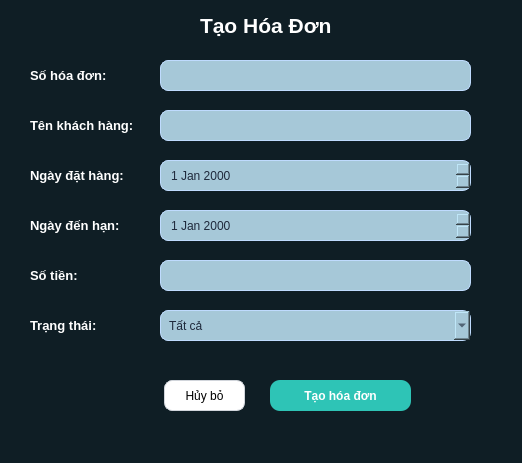
<?xml version="1.0" encoding="UTF-8"?>
<ui version="4.0">
 <class>Dialog</class>
 <widget class="QDialog" name="Dialog">
  <property name="geometry">
   <rect>
    <x>0</x>
    <y>0</y>
    <width>522</width>
    <height>463</height>
   </rect>
  </property>
  <property name="windowTitle">
   <string>Dialog</string>
  </property>
  <property name="styleSheet">
   <string notr="true">background-color: #0F1E25;</string>
  </property>
  <widget class="QLabel" name="lb_thd">
   <property name="geometry">
    <rect>
     <x>200</x>
     <y>10</y>
     <width>151</width>
     <height>31</height>
    </rect>
   </property>
   <property name="font">
    <font>
     <family>Arial</family>
     <weight>50</weight>
     <bold>false</bold>
    </font>
   </property>
   <property name="styleSheet">
    <string notr="true">color: white;</string>
   </property>
   <property name="text">
    <string>&lt;html&gt;&lt;head/&gt;&lt;body&gt;&lt;p&gt;&lt;span style=&quot; font-size:16pt; font-weight:600;&quot;&gt;Tạo Hóa Đơn&lt;/span&gt;&lt;/p&gt;&lt;/body&gt;&lt;/html&gt;</string>
   </property>
  </widget>
  <widget class="QLabel" name="lb_shd">
   <property name="geometry">
    <rect>
     <x>30</x>
     <y>60</y>
     <width>121</width>
     <height>31</height>
    </rect>
   </property>
   <property name="font">
    <font>
     <family>Arial</family>
     <weight>50</weight>
     <bold>false</bold>
    </font>
   </property>
   <property name="styleSheet">
    <string notr="true">color: white;</string>
   </property>
   <property name="text">
    <string>&lt;html&gt;&lt;head/&gt;&lt;body&gt;&lt;p&gt;&lt;span style=&quot; font-size:10pt; font-weight:600;&quot;&gt;Số hóa đơn:&lt;/span&gt;&lt;/p&gt;&lt;/body&gt;&lt;/html&gt;</string>
   </property>
  </widget>
  <widget class="QLabel" name="lb_tkh">
   <property name="geometry">
    <rect>
     <x>30</x>
     <y>110</y>
     <width>121</width>
     <height>31</height>
    </rect>
   </property>
   <property name="font">
    <font>
     <family>Arial</family>
     <weight>50</weight>
     <bold>false</bold>
    </font>
   </property>
   <property name="styleSheet">
    <string notr="true">color: white;</string>
   </property>
   <property name="text">
    <string>&lt;html&gt;&lt;head/&gt;&lt;body&gt;&lt;p&gt;&lt;span style=&quot; font-size:10pt; font-weight:600;&quot;&gt;Tên khách hàng:&lt;/span&gt;&lt;/p&gt;&lt;/body&gt;&lt;/html&gt;</string>
   </property>
  </widget>
  <widget class="QLabel" name="lb_ndathang">
   <property name="geometry">
    <rect>
     <x>30</x>
     <y>160</y>
     <width>211</width>
     <height>31</height>
    </rect>
   </property>
   <property name="font">
    <font>
     <family>Arial</family>
     <weight>50</weight>
     <bold>false</bold>
    </font>
   </property>
   <property name="styleSheet">
    <string notr="true">color: white;</string>
   </property>
   <property name="text">
    <string>&lt;html&gt;&lt;head/&gt;&lt;body&gt;&lt;p&gt;&lt;span style=&quot; font-size:10pt; font-weight:600;&quot;&gt;Ngày đặt hàng:&lt;/span&gt;&lt;/p&gt;&lt;/body&gt;&lt;/html&gt;</string>
   </property>
  </widget>
  <widget class="QDateEdit" name="de_ndathang">
   <property name="geometry">
    <rect>
     <x>160</x>
     <y>160</y>
     <width>311</width>
     <height>31</height>
    </rect>
   </property>
   <property name="font">
    <font>
     <family>Arial</family>
    </font>
   </property>
   <property name="styleSheet">
    <string notr="true">QDateEdit{
    background-color: #A6C8D8;
    border: 1px solid #bfdbfe;
    border-radius: 8px;
    padding: 4px 8px;
    color: #1e293b;
}

QDateEdit:hover{
    border: 1px solid #60a5fa;
}

QDateEdit::drop-down{
    border: none;
}

QDateEdit::down-arrow{
    image: none;
}</string>
   </property>
  </widget>
  <widget class="QLabel" name="lb_ndenhan">
   <property name="geometry">
    <rect>
     <x>30</x>
     <y>210</y>
     <width>121</width>
     <height>31</height>
    </rect>
   </property>
   <property name="font">
    <font>
     <family>Arial</family>
     <weight>50</weight>
     <bold>false</bold>
    </font>
   </property>
   <property name="styleSheet">
    <string notr="true">color: white;</string>
   </property>
   <property name="text">
    <string>&lt;html&gt;&lt;head/&gt;&lt;body&gt;&lt;p&gt;&lt;span style=&quot; font-size:10pt; font-weight:600;&quot;&gt;Ngày đến hạn:&lt;/span&gt;&lt;/p&gt;&lt;/body&gt;&lt;/html&gt;</string>
   </property>
  </widget>
  <widget class="QPushButton" name="pb_hb">
   <property name="geometry">
    <rect>
     <x>164</x>
     <y>380</y>
     <width>81</width>
     <height>31</height>
    </rect>
   </property>
   <property name="font">
    <font>
     <family>Arial</family>
    </font>
   </property>
   <property name="styleSheet">
    <string notr="true">QPushButton{
    background-color: white;
    color: black;
    border: 1px solid #d1d5db;
    border-radius: 8px;
    padding: 6px 14px;
}

QPushButton:hover{
    background-color: #f3f4f6;
}

QPushButton:pressed{
    background-color: #e5e7eb;
}</string>
   </property>
   <property name="text">
    <string>Hủy bỏ</string>
   </property>
  </widget>
  <widget class="QPushButton" name="pb_thd">
   <property name="geometry">
    <rect>
     <x>270</x>
     <y>380</y>
     <width>141</width>
     <height>31</height>
    </rect>
   </property>
   <property name="font">
    <font>
     <family>Arial</family>
     <weight>75</weight>
     <bold>true</bold>
    </font>
   </property>
   <property name="styleSheet">
    <string notr="true">QPushButton{
    background-color: #2EC4B6;
    color: white;
    border: none;
    border-radius: 10px;
    padding: 6px 16px;
    font-weight: 600;
}

QPushButton:hover{
    background-color: #0ea5a4;
}

QPushButton:pressed{
    background-color: #0d9488;
}</string>
   </property>
   <property name="text">
    <string>Tạo hóa đơn</string>
   </property>
  </widget>
  <widget class="QDateEdit" name="de_ndenhan">
   <property name="geometry">
    <rect>
     <x>160</x>
     <y>210</y>
     <width>311</width>
     <height>31</height>
    </rect>
   </property>
   <property name="font">
    <font>
     <family>Arial</family>
    </font>
   </property>
   <property name="styleSheet">
    <string notr="true">QDateEdit{
    background-color: #A6C8D8;
    border: 1px solid #bfdbfe;
    border-radius: 8px;
    padding: 4px 8px;
    color: #1e293b;
}

QDateEdit:hover{
    border: 1px solid #60a5fa;
}

QDateEdit::drop-down{
    border: none;
}

QDateEdit::down-arrow{
    image: none;
}</string>
   </property>
  </widget>
  <widget class="QLabel" name="lb_st">
   <property name="geometry">
    <rect>
     <x>30</x>
     <y>260</y>
     <width>121</width>
     <height>31</height>
    </rect>
   </property>
   <property name="font">
    <font>
     <family>Arial</family>
     <weight>50</weight>
     <bold>false</bold>
    </font>
   </property>
   <property name="styleSheet">
    <string notr="true">color: white;</string>
   </property>
   <property name="text">
    <string>&lt;html&gt;&lt;head/&gt;&lt;body&gt;&lt;p&gt;&lt;span style=&quot; font-size:10pt; font-weight:600;&quot;&gt;Số tiền:&lt;/span&gt;&lt;/p&gt;&lt;/body&gt;&lt;/html&gt;</string>
   </property>
  </widget>
  <widget class="QLabel" name="lb_tt">
   <property name="geometry">
    <rect>
     <x>30</x>
     <y>310</y>
     <width>121</width>
     <height>31</height>
    </rect>
   </property>
   <property name="font">
    <font>
     <family>Arial</family>
     <weight>50</weight>
     <bold>false</bold>
    </font>
   </property>
   <property name="styleSheet">
    <string notr="true">color: white;</string>
   </property>
   <property name="text">
    <string>&lt;html&gt;&lt;head/&gt;&lt;body&gt;&lt;p&gt;&lt;span style=&quot; font-size:10pt; font-weight:600;&quot;&gt;Trạng thái:&lt;/span&gt;&lt;/p&gt;&lt;/body&gt;&lt;/html&gt;</string>
   </property>
  </widget>
  <widget class="QComboBox" name="cb_tt">
   <property name="geometry">
    <rect>
     <x>160</x>
     <y>310</y>
     <width>311</width>
     <height>31</height>
    </rect>
   </property>
   <property name="font">
    <font>
     <family>Arial</family>
     <weight>50</weight>
     <bold>false</bold>
    </font>
   </property>
   <property name="styleSheet">
    <string notr="true">background-color:#A6C8D8;
    border: 1px solid #bfdbfe;
    border-radius: 8px;
    padding: 4px 8px;
    color: #1e293b;</string>
   </property>
   <property name="editable">
    <bool>false</bool>
   </property>
   <property name="currentText">
    <string notr="true">Tất cả</string>
   </property>
   <item>
    <property name="text">
     <string>Tất cả</string>
    </property>
   </item>
   <item>
    <property name="text">
     <string>Đã thanh toán</string>
    </property>
   </item>
   <item>
    <property name="text">
     <string>Quá hạn</string>
    </property>
   </item>
   <item>
    <property name="text">
     <string>Chưa giải quyết</string>
    </property>
   </item>
   <item>
    <property name="text">
     <string/>
    </property>
   </item>
  </widget>
  <widget class="QLineEdit" name="lne_shd">
   <property name="geometry">
    <rect>
     <x>160</x>
     <y>60</y>
     <width>311</width>
     <height>31</height>
    </rect>
   </property>
   <property name="styleSheet">
    <string notr="true">background-color:#A6C8D8;
    border: 1px solid #bfdbfe;
    border-radius: 8px;
    padding: 4px 8px;
    color: #1e293b;</string>
   </property>
  </widget>
  <widget class="QLineEdit" name="lne_tkh">
   <property name="geometry">
    <rect>
     <x>160</x>
     <y>110</y>
     <width>311</width>
     <height>31</height>
    </rect>
   </property>
   <property name="styleSheet">
    <string notr="true">background-color:#A6C8D8;
    border: 1px solid #bfdbfe;
    border-radius: 8px;
    padding: 4px 8px;
    color: #1e293b;</string>
   </property>
  </widget>
  <widget class="QLineEdit" name="lne_st">
   <property name="geometry">
    <rect>
     <x>160</x>
     <y>260</y>
     <width>311</width>
     <height>31</height>
    </rect>
   </property>
   <property name="styleSheet">
    <string notr="true">background-color:#A6C8D8;
    border: 1px solid #bfdbfe;
    border-radius: 8px;
    padding: 4px 8px;
    color: #1e293b;</string>
   </property>
  </widget>
 </widget>
 <resources/>
 <connections/>
</ui>
